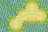

A 2D game scene composited from a Tiled map and its tileset images. What follows is a short description and the map's XML, with every tile layer's data as written:
An orthogonal 3x2 tile map with 16x16 px tiles, 1 tile layer (Tile Layer 1).

<map version="1.5" tiledversion="1.7.2" orientation="orthogonal" renderorder="right-down" width="3" height="2" tilewidth="16" tileheight="16" infinite="0" nextlayerid="2" nextobjectid="1">
 <tileset firstgid="1" name="UpdatedVillage.png" tilewidth="16" tileheight="16" tilecount="1024" columns="32">
  <image source="UpdatedVillage.png" trans="ffffff" width="512" height="512" />
 </tileset>
 <layer id="1" name="Tile Layer 1" width="3" height="2">
  <properties>
   <property name="Main" value="" />
  </properties>
  <data>
   <tile gid="162" />
   <tile gid="133" />
   <tile gid="134" />
   <tile gid="143" />
   <tile gid="230" />
   <tile gid="236" />
  </data>
 </layer>
</map>
